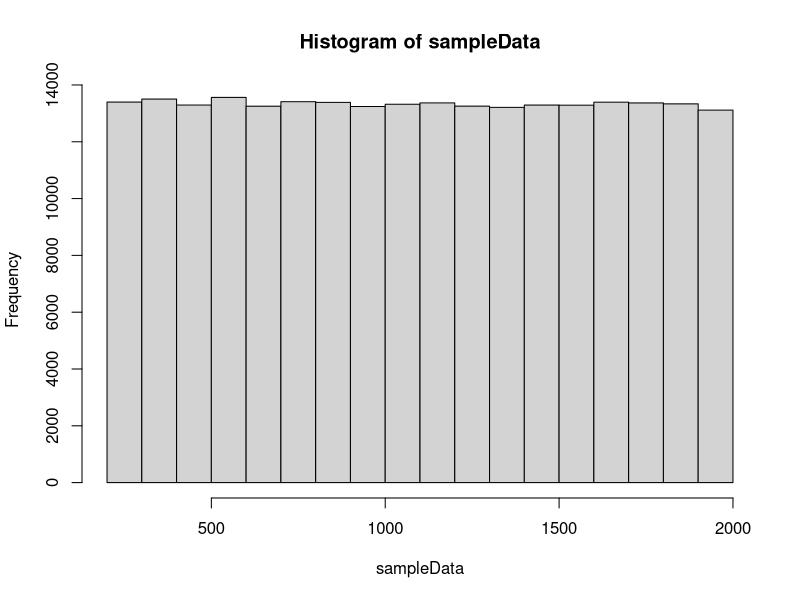
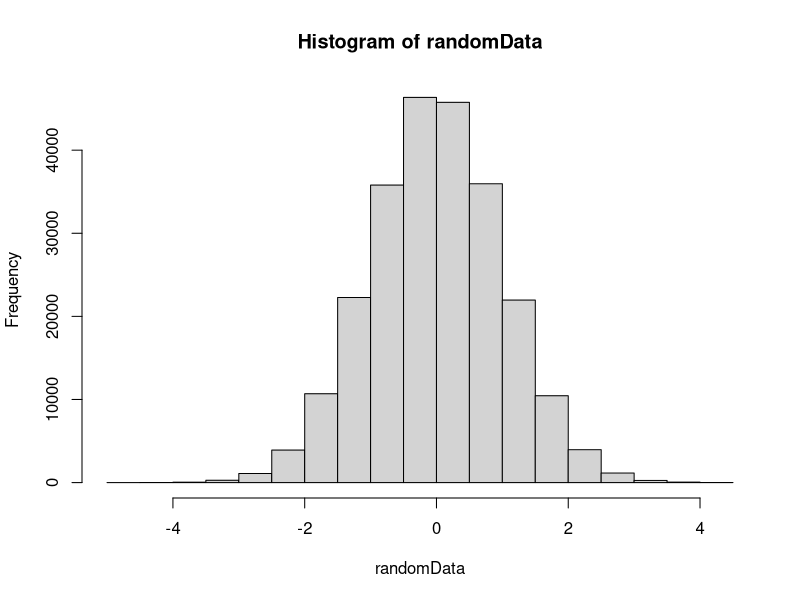
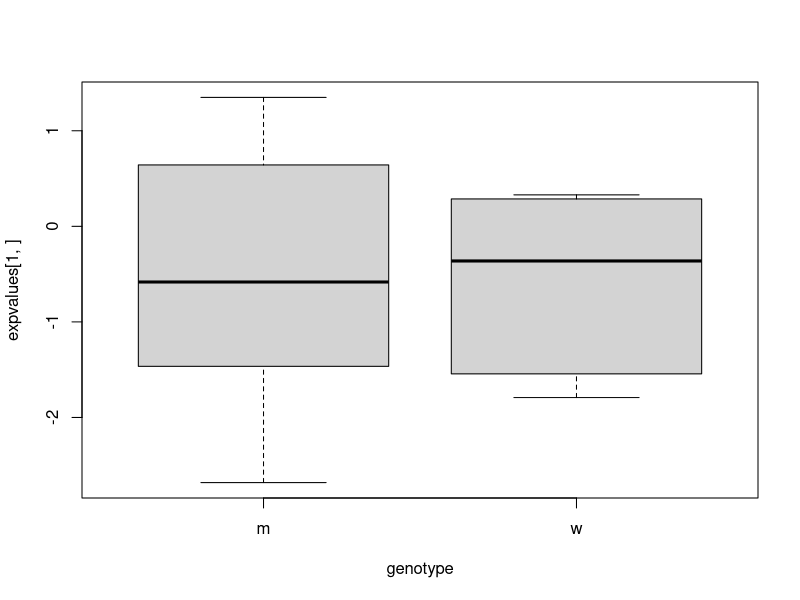
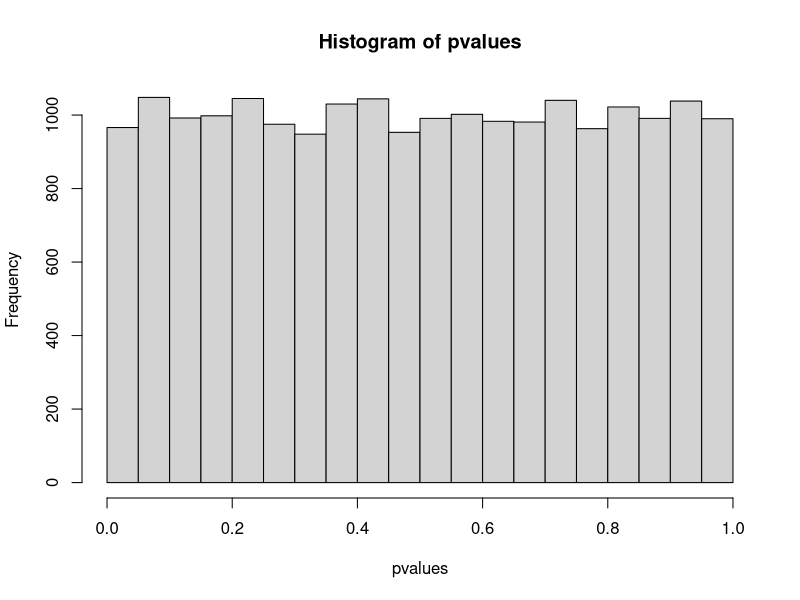
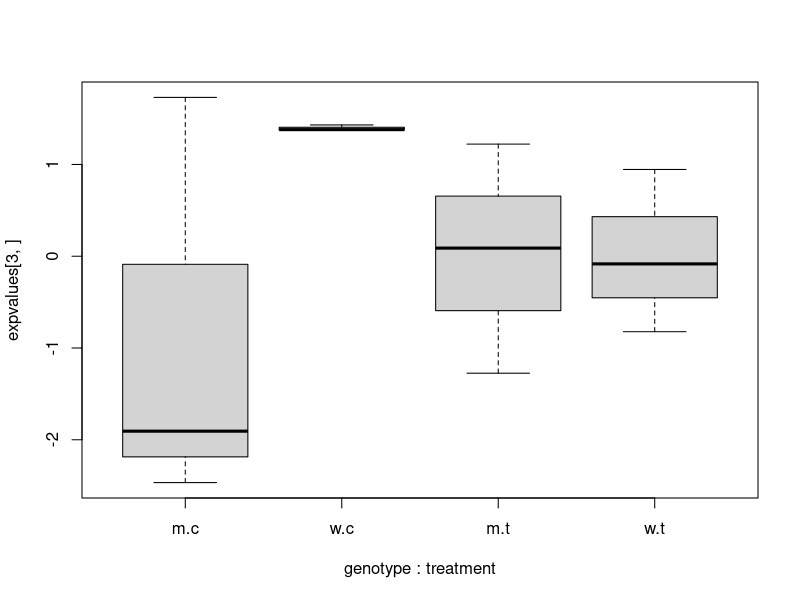

Write the R code that produced these figures, in order.
## ---- chunk 1
sampleData = sample(200:2000, 20000*12, replace=T)
hist(sampleData)
## ---- chunk 2
randomData = rnorm(20000*12)
hist(randomData)
## ---- chunk 3
expvalues = matrix(randomData, ncol=12, nrow=20000)
## ---- chunk 4
genotype = as.factor(rep(c("w","m"), each=6))
genotype
## ---- chunk 5
aovsum = summary(aov(expvalues[1,] ~ genotype))

# to get the p-value for each anova result use command below
aovsum[[1]]$`Pr(>F)`[1]

## ---- chunk 6
boxplot(expvalues[1,] ~ genotype)
## ---- chunk 7
pvalues = numeric()
for (i in 1:nrow(expvalues)) {
  
  aovsum_temp = summary(aov(expvalues[i,] ~ genotype))

# to get the p-value for each anova result use command below
  pvalues[i] = aovsum_temp[[1]]$`Pr(>F)`[1]
}
## ---- chunk 8
hist(pvalues)
## ---- chunk 9
sig_gene_logic = pvalues < 0.05
## ---- chunk 10
sum(sig_gene_logic)
## ---- chunk 11
p_adj = p.adjust(pvalues, method="fdr")
## ---- chunk 12
sum(p_adj < 0.05)
## ---- chunk 13
b_adj = p.adjust(pvalues, method="bonferroni")
sum(b_adj < 0.05)
## ---- chunk 14
treatment = factor(rep(rep(c('c','t'), each=3),2))
treatment
## ---- chunk 15

aovsum = summary(aov(expvalues[3,] ~ genotype * treatment))
aovsum
## ---- chunk 16
boxplot(expvalues[3,] ~ genotype * treatment)
## ---- chunk 17
# to get the p-value for each anova result use command below
aovsum[[1]]$`Pr(>F)`[1:3]

## ---- chunk 18
interactionpvalues = matrix(NA,nrow=nrow(expvalues),ncol=3)

for (i in 1:nrow(expvalues)) {
  
  aovsum_temp = summary(aov(expvalues[i,] ~ genotype * treatment))
  #print(aovsum_temp)
# to get the p-value for each anova result use command below
  interactionpvalues[i,] = aovsum_temp[[1]]$`Pr(>F)`[1:3]
}
